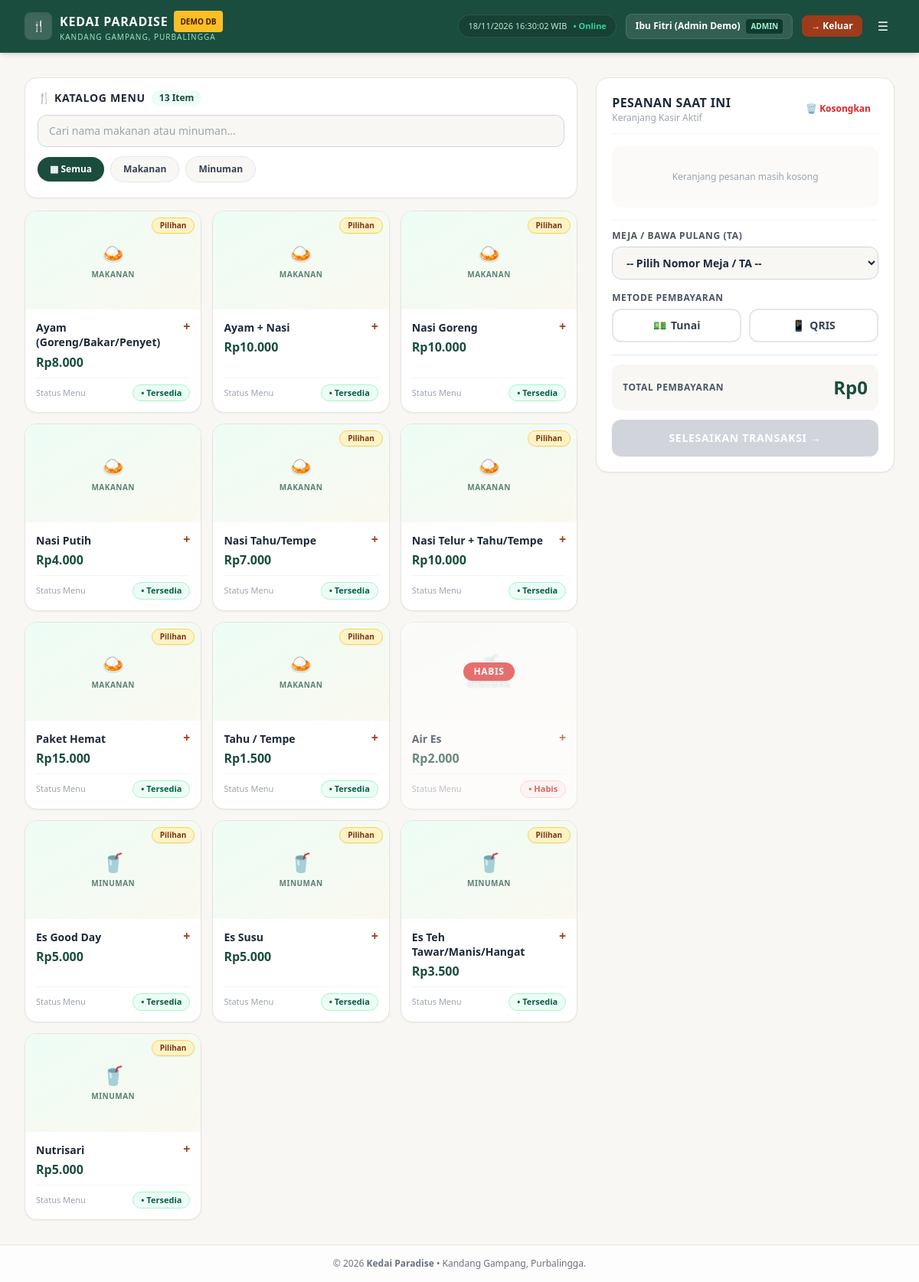
The app's page /project/kedai_paradise/pos.php (signed in) with its own data.
### tables this page shows
CREATE TABLE `menu` (
  `menu_id`    INT           NOT NULL AUTO_INCREMENT,
  `name`       VARCHAR(100)  NOT NULL,
  `category`   VARCHAR(30)   NOT NULL DEFAULT 'Makanan',
  `price`      INT           NOT NULL DEFAULT 0,
  `cost_price` INT           NOT NULL DEFAULT 0,
  `photo`      VARCHAR(100)  NULL,
  `available`  TINYINT(1)    NOT NULL DEFAULT 1,
  `status`     TINYINT(1)    NOT NULL DEFAULT 1,
  PRIMARY KEY (`menu_id`),
  KEY `idx_menu_category` (`category`),
  CONSTRAINT `chk_menu_price` CHECK (`price` >= 0),
  CONSTRAINT `chk_menu_cost`  CHECK (`cost_price` >= 0)
);

### project/kedai_paradise/includes/helpers.php (called while the page is built, shortened)
<?php
function e(?string $s): string {
    return htmlspecialchars($s ?? '', ENT_QUOTES, 'UTF-8');
}
function formatRupiah(int $n): string {
    return 'Rp' . number_format($n, 0, ',', '.');
}

### project/kedai_paradise/pos.php (the view, shortened to what this page needs)
<?php
$pdo = db();
$menus = $pdo->query(
    'SELECT m.menu_id, m.name, m.category, m.price, m.photo, m.available,
            COUNT(g.group_id) AS group_count
     FROM menu m
     LEFT JOIN menu_modifier_groups g ON g.menu_id = m.menu_id
     WHERE m.status = 1
     GROUP BY m.menu_id, m.name, m.category, m.price, m.photo, m.available
     ORDER BY m.category ASC, m.name ASC'
)->fetchAll();
$categories = [];
foreach ($menus as $m) {
    $cat = trim((string)$m['category']) !== '' ? $m['category'] : 'Lainnya';
    if (!in_array($cat, $categories, true)) {
        $categories[] = $cat;
    }
}
include __DIR__ . '/includes/layout_header.php';
?>
<div class="flex flex-col lg:flex-row gap-6 items-start">
    <div class="w-full lg:w-[65%] space-y-4">
        <div class="bg-white rounded-2xl shadow-sm border border-[#E6E4DD] p-4 space-y-3">
            <div class="flex items-center justify-between">
                <div class="flex items-center gap-2">
                    <span class="font-extrabold text-sm uppercase tracking-wider text-[#1E293B]">&#127860; Katalog Menu</span>
                    <span class="bg-emerald-50 text-[#1B4D3E] text-xs font-bold px-2.5 py-0.5 rounded-full"><?= count($menus) ?> Item</span>
                </div>
            </div>
            <input type="text" id="pos-search" placeholder="Cari nama makanan atau minuman..."
                class="w-full bg-[#F8F7F4] border border-gray-300 rounded-xl px-3.5 py-2.5 text-sm focus:bg-white focus:outline-none focus:ring-2 focus:ring-[#1B4D3E]">
            <div class="flex items-center gap-2 overflow-x-auto pb-1" id="pos-category-pills">
                <button type="button" data-category="ALL"
                    class="cat-pill px-4 py-2 rounded-full text-xs font-bold bg-[#1B4D3E] text-white whitespace-nowrap transition shadow-sm">
                    &#9638; Semua
                </button>
                <?php foreach ($categories as $cat): ?>
                    <button type="button" data-category="<?= e($cat) ?>"
                        class="cat-pill px-4 py-2 rounded-full text-xs font-bold bg-[#F8F7F4] hover:bg-gray-200 text-gray-700 border border-gray-200 whitespace-nowrap transition">
                        <?= e($cat) ?>
                    </button>
                <?php endforeach; ?>
            </div>
        </div>
        <div class="grid grid-cols-2 sm:grid-cols-3 xl:grid-cols-4 gap-3.5" id="pos-catalog-grid">
            <?php foreach ($menus as $m):
                $mid = (int)$m['menu_id'];
                $isAvail = (int)$m['available'] === 1;
                $hasMods = (int)$m['group_count'] > 0;
                $cat = trim((string)$m['category']) !== '' ? $m['category'] : 'Lainnya';
                $photoSrc = !empty($m['photo']) ? ('uploads/' . ltrim((string)$m['photo'], '/')) : '';
            ?>
            <div class="menu-card group relative bg-white rounded-2xl border border-[#E6E4DD] shadow-sm overflow-hidden flex flex-col justify-between transition <?= $isAvail ? 'cursor-pointer hover:shadow-md hover:border-[#1B4D3E]' : 'opacity-65 cursor-not-allowed' ?>"
                data-menu-id="<?= $mid ?>"
                data-name="<?= e($m['name']) ?>"
                data-price="<?= (int)$m['price'] ?>"
                data-available="<?= $isAvail ? '1' : '0' ?>"
                data-has-modifiers="<?= $hasMods ? '1' : '0' ?>"
                data-category="<?= e($cat) ?>">
                <div class="relative h-32 bg-[#F8F7F4] overflow-hidden">
                    <?php if ($photoSrc !== ''): ?>
                        <img src="<?= e($photoSrc) ?>" alt="<?= e($m['name']) ?>" class="w-full h-full object-cover">
                    <?php else: ?>
                        <div class="w-full h-full flex flex-col items-center justify-center bg-gradient-to-br from-emerald-50 to-amber-50/40 text-[#1B4D3E] p-3 text-center">
                            <span class="text-2xl mb-1"><?= $cat === 'Minuman' ? '&#129380;' : '&#127835;' ?></span>
                            <span class="text-[10px] font-extrabold uppercase tracking-wider text-[#1B4D3E]/70"><?= e($cat) ?></span>
                        </div>
                    <?php endif; ?>
                    <?php if ($hasMods): ?>
                        <span class="absolute top-2 right-2 bg-amber-100 text-amber-900 border border-amber-300 text-[10px] font-extrabold px-2.5 py-0.5 rounded-full shadow-sm">
                            Pilihan
                        </span>
                    <?php endif; ?>
                    <div class="habis-overlay absolute inset-0 bg-white/75 backdrop-blur-[1px] flex items-center justify-center <?= $isAvail ? 'hidden' : '' ?>">
                        <span class="bg-red-600 text-white text-xs font-extrabold px-3.5 py-1 rounded-full uppercase tracking-wider shadow">
                            HABIS
                        </span>
                    </div>
                </div>
                <div class="p-3.5 flex-1 flex flex-col justify-between gap-2">
                    <div>
                        <div class="flex items-start justify-between gap-1">
                            <h3 class="text-sm font-bold text-[#1E293B] leading-snug line-clamp-2"><?= e($m['name']) ?></h3>
                            <span class="text-[#9E3B1B] font-extrabold text-base leading-none">+</span>
                        </div>
                        <div class="text-base font-extrabold text-[#1B4D3E] mt-1"><?= e(formatRupiah((int)$m['price'])) ?></div>
                    </div>
                    <div class="flex items-center justify-between pt-2 border-t border-gray-100">
                        <span class="text-[11px] text-gray-400 font-medium">Status Menu</span>
                        <button type="button"
                            class="toggle-availability-btn z-10 text-[11px] font-bold px-2.5 py-0.5 rounded-full border transition <?= $isAvail ? 'bg-emerald-50 text-emerald-800 border-emerald-200 hover:bg-emerald-100' : 'bg-red-50 text-red-700 border-red-200 hover:bg-red-100' ?>"
                            data-toggle-availability="1"
                            data-menu-id="<?= $mid ?>"
                            data-available="<?= $isAvail ? '1' : '0' ?>"
                            title="Klik untuk ubah Tersedia / Habis">
                            &bull; <?= $isAvail ? 'Tersedia' : 'Habis' ?>
                        </button>
                    </div>
                </div>
            </div>
            <?php endforeach; ?>
        </div>
    </div>
    <div class="w-full lg:w-[35%] bg-white rounded-2xl shadow-sm border border-[#E6E4DD] p-5 sticky top-4 space-y-4">
        <div class="flex items-center justify-between border-b border-gray-100 pb-3">
            <div>
                <h2 class="text-base font-extrabold text-[#1E293B] uppercase tracking-wide">Pesanan Saat Ini</h2>
                <p class="text-xs text-gray-400">Keranjang Kasir Aktif</p>
            </div>
            <button type="button" onclick="window.clearCart && window.clearCart()"
                class="text-xs text-red-600 hover:bg-red-50 px-2.5 py-1 rounded-lg font-bold transition">
                &#128465; Kosongkan
            </button>
        </div>
        <div id="cart-items" class="max-h-72 overflow-y-auto divide-y divide-gray-100"></div>
        <div class="pt-3 border-t border-gray-100">
            <label for="pos-table" class="block text-xs font-bold uppercase tracking-wider text-gray-600 mb-1.5">Meja / Bawa Pulang (TA)</label>
            <select id="pos-table"
                class="w-full bg-[#F8F7F4] border border-gray-300 rounded-xl px-3.5 py-2.5 text-sm font-semibold focus:bg-white focus:outline-none focus:ring-2 focus:ring-[#1B4D3E]">
                <option value="">-- Pilih Nomor Meja / TA --</option>
            </select>
        </div>
        <div>
            <span class="block text-xs font-bold uppercase tracking-wider text-gray-600 mb-1.5">Metode Pembayaran</span>
            <div class="grid grid-cols-2 gap-2.5">
                <button type="button" data-method="cash"
                    class="pay-method-btn border-2 border-gray-200 rounded-xl py-2.5 text-sm font-bold text-gray-700 hover:border-[#1B4D3E] transition flex items-center justify-center gap-1.5">
                    <span>&#128181;</span> <span>Tunai</span>
                </button>
                <button type="button" data-method="qris"
                    class="pay-method-btn border-2 border-gray-200 rounded-xl py-2.5 text-sm font-bold text-gray-700 hover:border-[#1B4D3E] transition flex items-center justify-center gap-1.5">
                    <span>&#128241;</span> <span>QRIS</span>
                </button>
            </div>
        </div>
        <div class="pt-3 border-t border-gray-200 space-y-3">
            <div class="flex items-center justify-between bg-[#F8F7F4] p-3.5 rounded-xl">
                <span class="text-xs font-extrabold uppercase tracking-wider text-gray-600">Total Pembayaran</span>
                <span id="cart-total" class="text-2xl font-extrabold text-[#1B4D3E]">Rp0</span>
            </div>
            <button type="button" id="pos-checkout-btn" disabled
                class="w-full bg-[#9E3B1B] hover:bg-[#822F14] disabled:bg-gray-300 disabled:cursor-not-allowed text-white font-extrabold py-3.5 rounded-xl shadow-sm transition uppercase tracking-wider text-sm">
                Selesaikan Transaksi &rarr;
            </button>
        </div>
    </div>
</div>
<?php include __DIR__ . '/includes/layout_footer.php'; ?>

### records on screen
menu: category "MAKANAN", shows "Pilihan", name "Ayam (Goreng/Bakar/Penyet)", price "Rp8.000", available "Tersedia"
menu: category "MAKANAN", shows "Pilihan", name "Ayam + Nasi", price "Rp10.000", available "Tersedia"
menu: category "MAKANAN", shows "Pilihan", name "Nasi Goreng", price "Rp10.000", available "Tersedia"
menu: category "MAKANAN", name "Nasi Putih", price "Rp4.000", available "Tersedia"
menu: category "MAKANAN", shows "Pilihan", name "Nasi Tahu/Tempe", price "Rp7.000", available "Tersedia"
menu: category "MAKANAN", shows "Pilihan", name "Nasi Telur + Tahu/Tempe", price "Rp10.000", available "Tersedia"
menu: category "MAKANAN", shows "Pilihan", name "Paket Hemat", price "Rp15.000", available "Tersedia"
menu: category "MAKANAN", shows "Pilihan", name "Tahu / Tempe", price "Rp1.500", available "Tersedia"
menu: name "Air Es", price "Rp2.000", available "Habis"
menu: category "MINUMAN", shows "Pilihan", name "Es Good Day", price "Rp5.000", available "Tersedia"
menu: category "MINUMAN", shows "Pilihan", name "Es Susu", price "Rp5.000", available "Tersedia"
menu: category "MINUMAN", shows "Pilihan", name "Es Teh Tawar/Manis/Hangat", price "Rp3.500", available "Tersedia"
menu: category "MINUMAN", shows "Pilihan", name "Nutrisari", price "Rp5.000", available "Tersedia"

### other values on screen
$name "Ibu Fitri (Admin Demo)"
t('role_' . $role) "ADMIN"
t('js_logout') "Keluar"
count($menus) "13"
$cat "Makanan"
$cat "Minuman"
